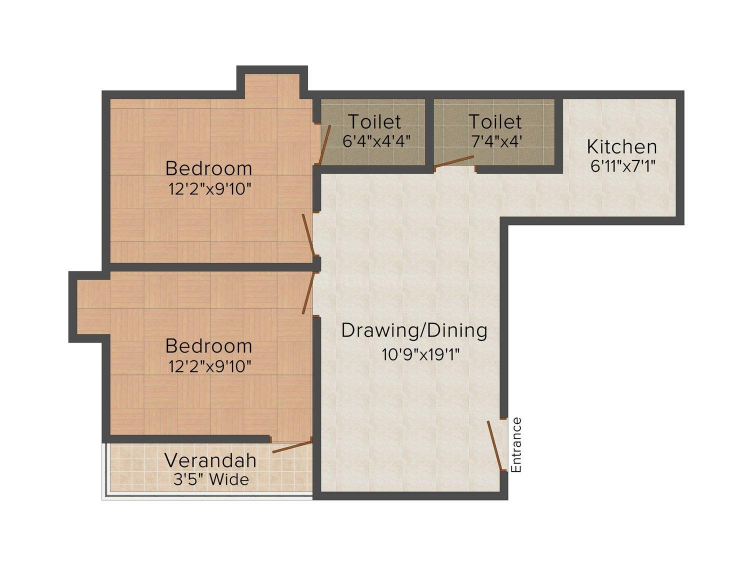
#> input picture Mo/0034158_0000000.jpeg, 1500 x 1125 px (shown at 1/2 size)
$ jupyter execute --allow-errors ocr.ipynb
#> lines starting #> are read from the running program, lines starting #| are printed output that depends on the picture; after the words box and inside, x2 and y2 are one past the last pixel; in counts of white or black regions, pixels touching at a corner belong together
[cell 1]
from PIL import Image, ImageEnhance, ImageFilter

def imshow(img):
    if isinstance(img, Image.Image):
        display(img)
    else:
        display(Image.fromarray(img))

[cell 2]
import pytesseract
from PIL import Image, ImageEnhance, ImageFilter
import matplotlib.pyplot as plt
import cv2
from scipy import ndimage
import numpy as np
from pytesseract import Output
import math
import re

# 0034158_0000000.jpeg
# 0014482_0000000.jpg
im = Image.open('0034158_0000000.jpeg')
#> im is the input picture: PIL image 1500x1125 RGB; mean R, G, B 226.8, 218, 209.5
rim = np.asarray(im)

# preprocessing
im = im.point(lambda x: 0 if x < 90 else 255)   # threshold (binarize)
im = np.asarray(im)

x = im[:, :, 0] | im[:, :, 1] | im[:, :, 2]
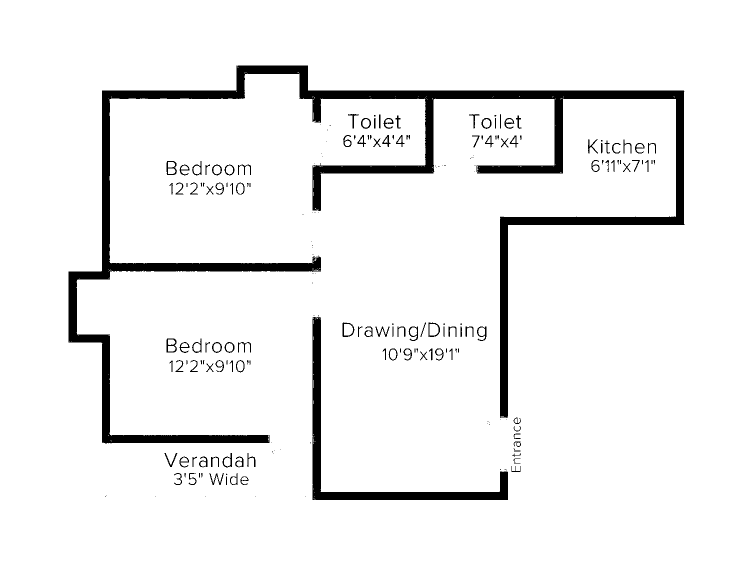
#> x: shape (1125, 1500) (shown at 1/2 size); 94% white; 212 black regions (96 under 20 px), largest, box (x1, y1, x2, y2) and area: (137, 131, 1369, 887) 75582, (625, 633, 1016, 1000) 12768, (333, 677, 354, 705) 240
im = Image.fromarray(x)


# display(im)

#> (the rest of this cell did not finish here and is left out)

[cell 3]
import cv2
import numpy as np

image = cv2.imread('0034158_0000000.jpeg')
cv2.imshow("",image)
# Grayscale
gray = cv2.cvtColor(image, cv2.COLOR_BGR2GRAY)
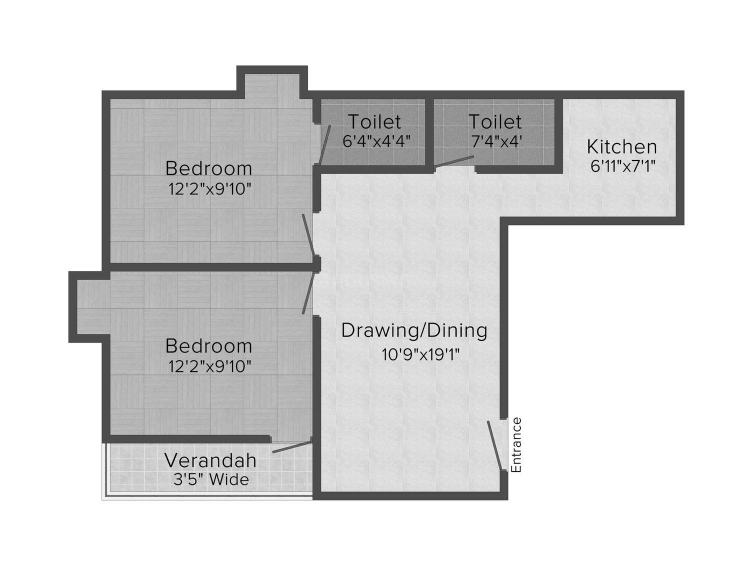
#> gray: shape (1125, 1500) (shown at 1/2 size); min 0, max 255, mean 219.7

# Find Canny edges
edged = cv2.Canny(gray, 30, 200)
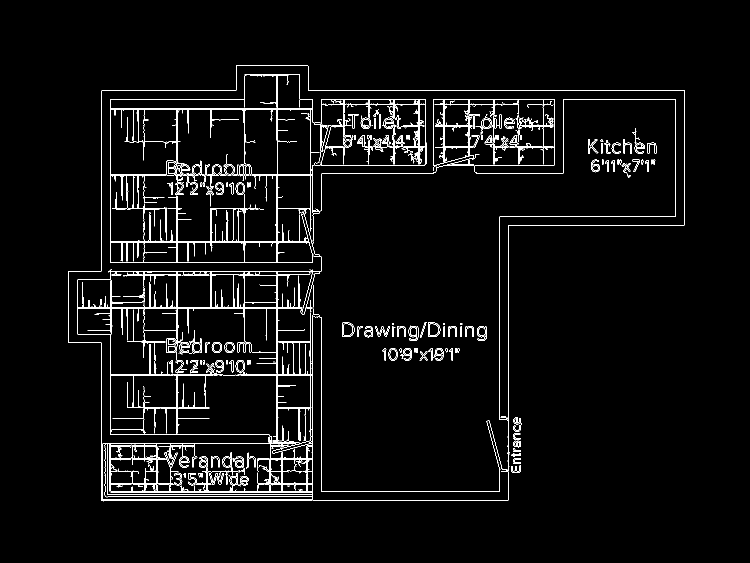
#> edged: shape (1125, 1500) (shown at 1/2 size); 3.2% white in thin lines or dots, all inside (x1, y1, x2, y2) = (136, 130, 1369, 1003)

# Finding Contours
# Use a copy of the image e.g. edged.copy()
# since findContours alters the image
contours, hierarchy = cv2.findContours(edged.copy(),
    cv2.RETR_TREE, cv2.CHAIN_APPROX_NONE)
#> contours = 668 contours, 296 with area under 20; largest, box (x1, y1, x2, y2) and area: (136, 130, 1369, 1003) 350750, (154, 542, 625, 983) 138240, (220, 148, 556, 483) 84944, (641, 198, 851, 331) 24971, (220, 484, 626, 526) 16424

cv2.imshow("1",edged)

print("Number of Contours found = " + str(len(contours)))
#| Number of Contours found = 668

# Draw all contours
# -1 signifies drawing all contours
img2=cv2.drawContours(image, contours, -1, (0,255,0), 2)
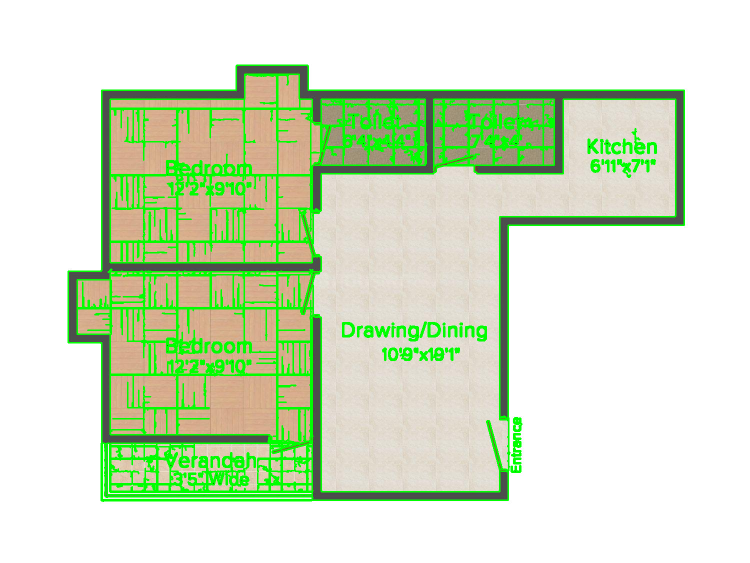
#> img2: shape (1125, 1500, 3) (shown at 1/2 size); mean B, G, R 197.5, 227, 211.3
print(len(contours))
#| 668
print(img2.shape)
#| (1125, 1500, 3)
cv2.imshow("2",image)
cv2.waitKey(0)
cv2.destroyAllWindows()

[cell 4]
import cv2

img = cv2.imread('0034158_0000000.jpeg')
hsv = cv2.cvtColor(img, cv2.COLOR_RGB2HSV)
#> hsv: shape (1125, 1500, 3); mean H, S, V 44.9, 23, 226.8
h,s,v = cv2.split(hsv)
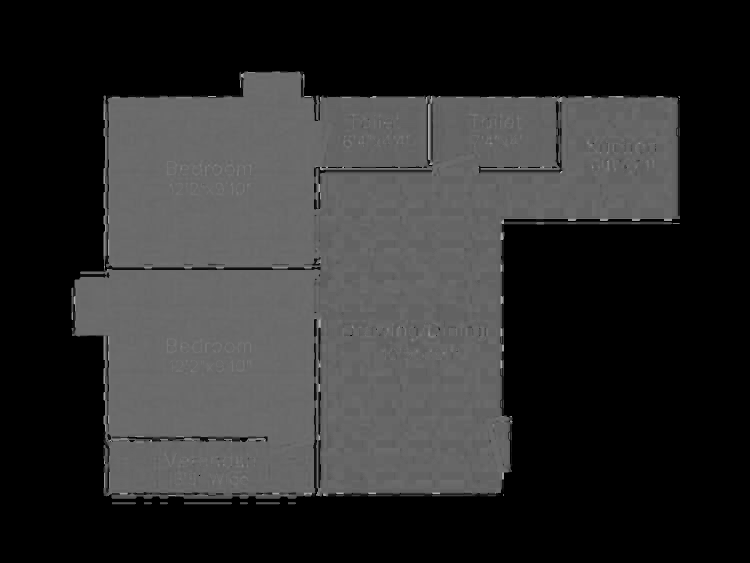
#> h: shape (1125, 1500) (shown at 1/2 size); min 0, max 176, mean 44.9
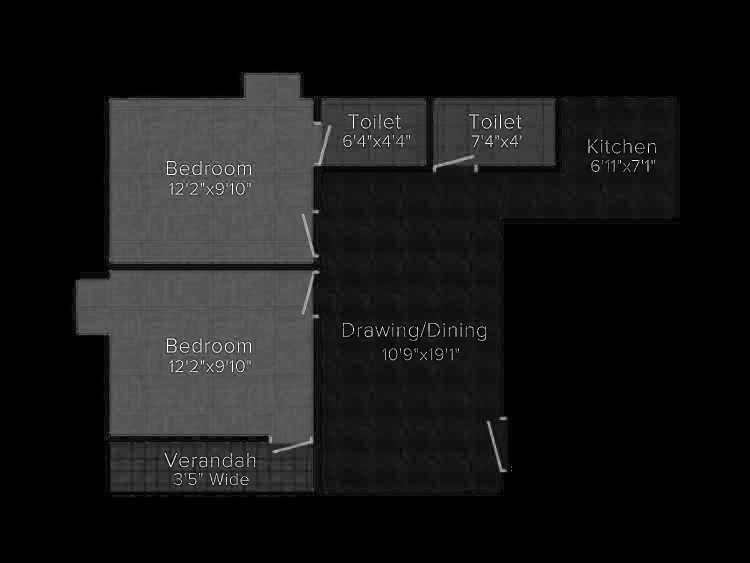
#> s: shape (1125, 1500) (shown at 1/2 size); min 0, max 255, mean 23
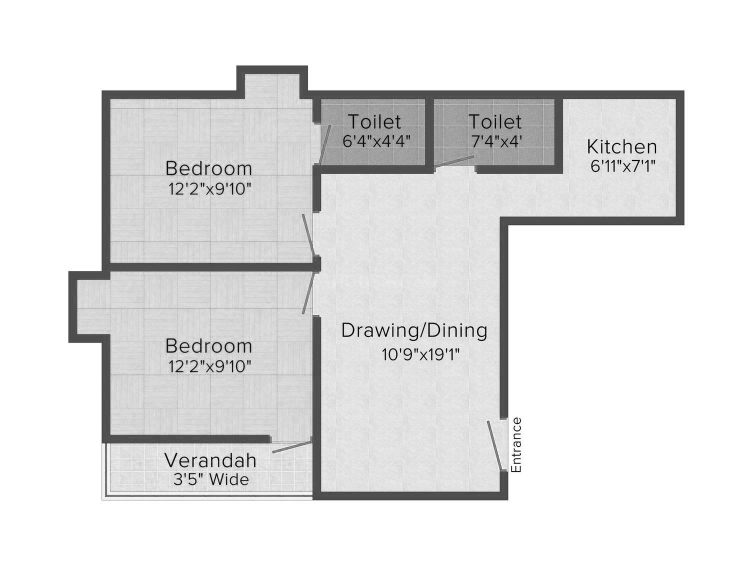
#> v: shape (1125, 1500) (shown at 1/2 size); min 0, max 255, mean 226.8

th, threshed = cv2.threshold(v, 0, 400, cv2.THRESH_BINARY_INV)
#> threshed: shape (1125, 1500); 0.01% white in thin lines or dots, all inside (x1, y1, x2, y2) = (385, 286, 1311, 944)
dst1 = cv2.bitwise_and(img, img, mask=threshed)
#> dst1: shape (1125, 1500, 3); every value is 0


display(Image.fromarray(h&v&s))
display(Image.fromarray(v))

[cell 5]
import cv2
import numpy as np

img = cv2.imread('0034158_0000000.jpeg')
hsv = cv2.cvtColor(img, cv2.COLOR_BGR2RGB)
r, g, b = cv2.split(hsv)
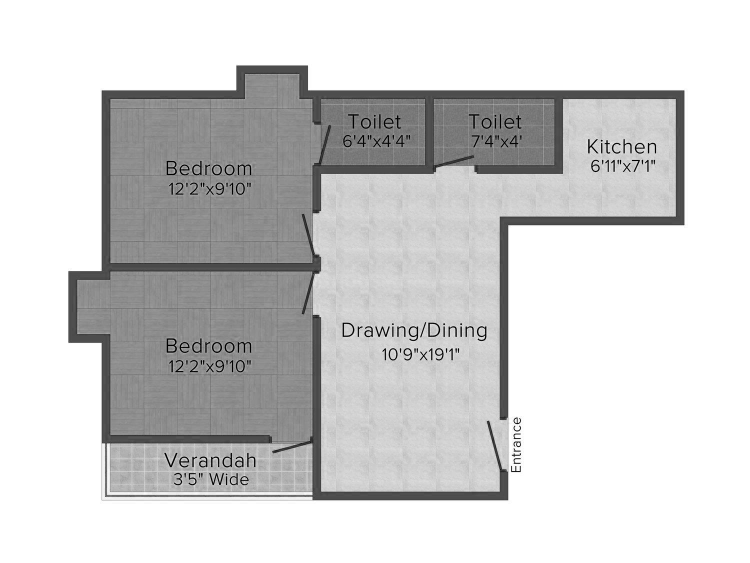
#> b: shape (1125, 1500) (shown at 1/2 size); min 0, max 255, mean 209.5
mask = g > 120
#> mask: shape (1125, 1500) bool; 93.4% white; 230 black regions (91 under 20 px), largest, box (x1, y1, x2, y2) and area: (137, 131, 1369, 914) 81282, (210, 630, 1016, 1000) 15739, (333, 322, 354, 351) 287
text_mask = g < 50
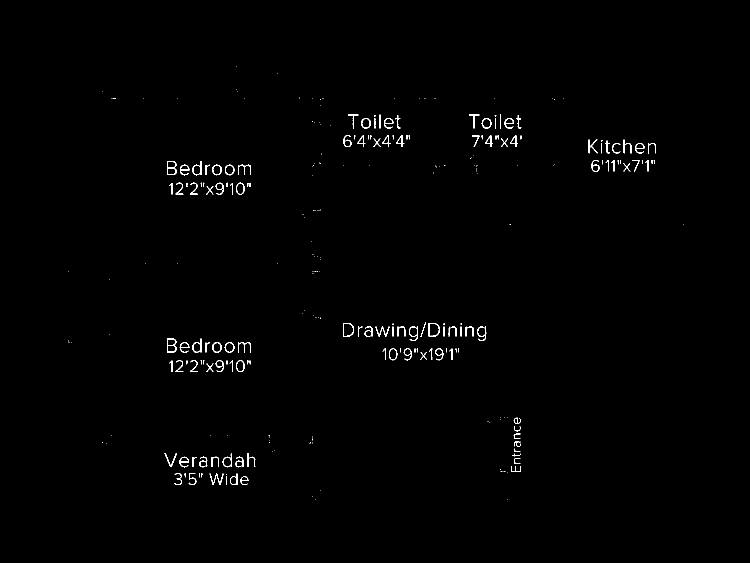
#> text_mask: shape (1125, 1500) bool (shown at 1/2 size); 0.63% white in thin lines or dots, all inside (x1, y1, x2, y2) = (137, 132, 1368, 1000)
imshow(mask)

[cell 6]
display(Image.fromarray(v>110))
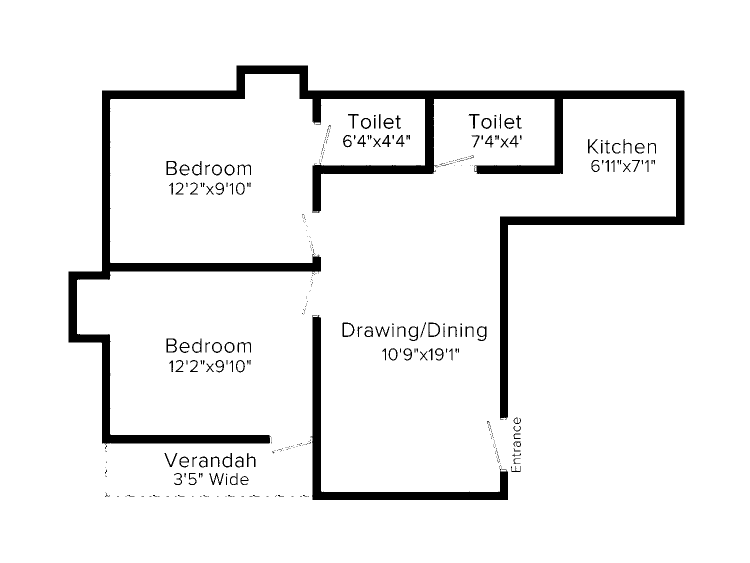
#> shown: PIL image 1500x1125 1 (shown at 1/2 size); 93.8% white; 387 black regions (261 under 20 px), largest, box (x1, y1, x2, y2) and area: (137, 131, 1369, 888) 78009, (621, 630, 1016, 1000) 12918, (333, 322, 354, 350) 255

$ run again, with Mo/0014482_0000000.jpg copied over Mo/0034158_0000000.jpeg
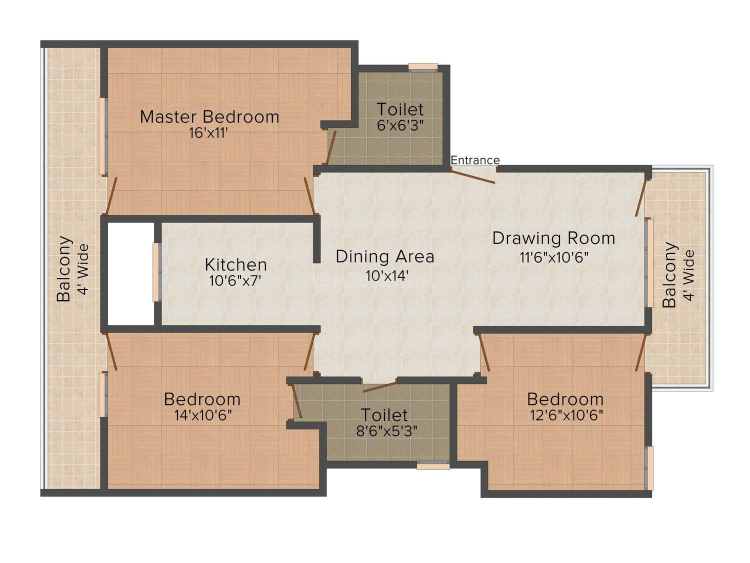
#> input picture Mo/0014482_0000000.jpg, 1500 x 1125 px (shown at 1/2 size)
#> im is the input picture: PIL image 1500x1125 RGB; mean R, G, B 220.5, 207.8, 195.5
#> x: shape (1125, 1500); 94.3% white; 362 black regions (210 under 20 px), largest, box (x1, y1, x2, y2) and area: (201, 427, 641, 669) 17593, (81, 834, 834, 993) 16179, (81, 81, 817, 260) 15117
#> `edged = cv2.Canny(gray, 30, 200)`:
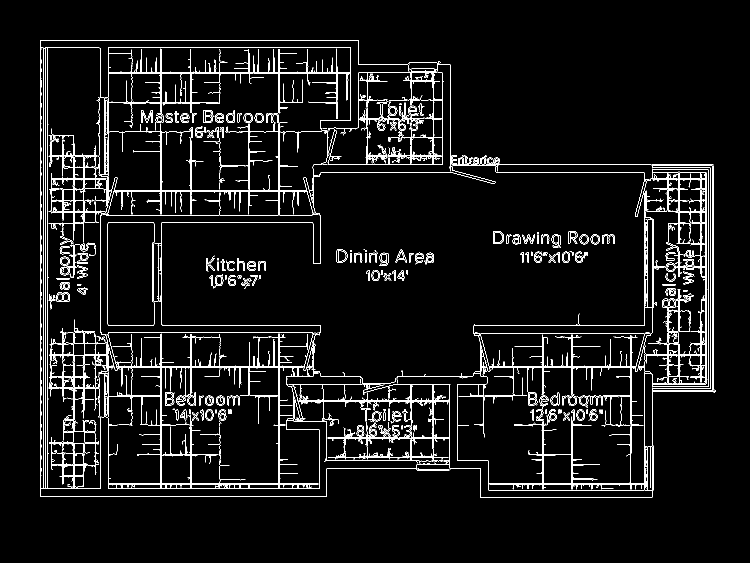
#> edged: shape (1125, 1500) (shown at 1/2 size); 5% white in thin lines or dots, all inside (x1, y1, x2, y2) = (80, 80, 1432, 996)
#> contours = 1156 contours, 600 with area under 20; largest, box (x1, y1, x2, y2) and area: (80, 80, 1432, 996) 614884, (215, 95, 702, 407) 106174, (94, 95, 216, 978) 86044, (80, 80, 991, 994) 79392, (321, 734, 557, 968) 54380
#| Number of Contours found = 1156
#| 1156
#| (1125, 1500, 3)
#> hsv: shape (1125, 1500, 3); mean H, S, V 60.9, 32.6, 220.6
#> threshed: shape (1125, 1500); 0% white in thin lines or dots, all inside (x1, y1, x2, y2) = (413, 312, 1139, 529)
#> dst1: shape (1125, 1500, 3); every value is 0
#> mask: shape (1125, 1500) bool; 93.2% white; 319 black regions (150 under 20 px), largest, box (x1, y1, x2, y2) and area: (81, 81, 1305, 996) 57559, (201, 354, 641, 741) 20863, (992, 330, 1420, 896) 9275
#> text_mask: shape (1125, 1500) bool; 0.7% white in thin lines or dots, all inside (x1, y1, x2, y2) = (81, 81, 1388, 995)
#> `display(Image.fromarray(v>110))`:
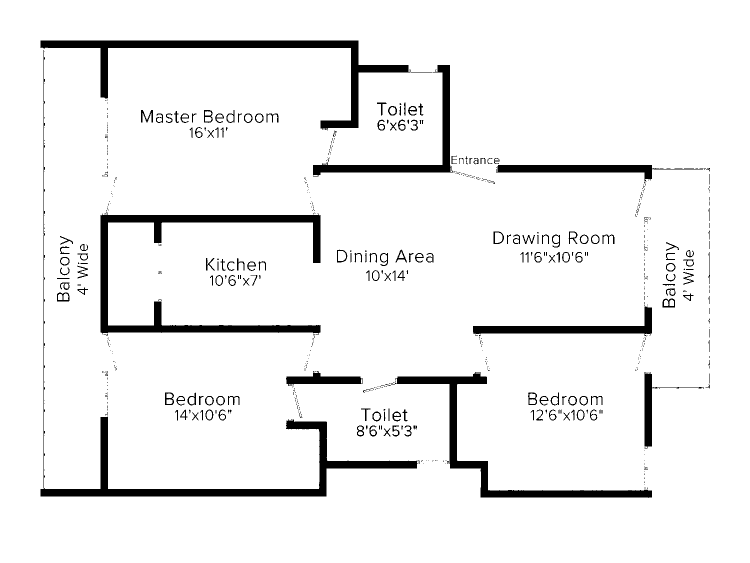
#> shown: PIL image 1500x1125 1 (shown at 1/2 size); 93.9% white; 708 black regions (538 under 20 px), largest, box (x1, y1, x2, y2) and area: (201, 424, 641, 669) 18517, (81, 834, 840, 993) 16508, (81, 81, 865, 261) 15924

$ run again, with Mo/fs.jpeg copied over Mo/0034158_0000000.jpeg
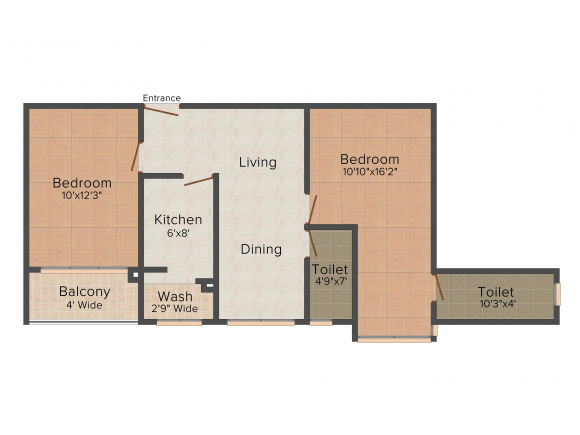
#> input picture Mo/fs.jpeg, 1160 x 870 px (shown at 1/2 size)
#> im is the input picture: PIL image 1160x870 RGB; mean R, G, B 230.4, 222.1, 214
#> x: shape (870, 1160); 95.4% white; 162 black regions (65 under 20 px), largest, box (x1, y1, x2, y2) and area: (47, 206, 365, 649) 14384, (361, 206, 1119, 567) 13847, (391, 346, 455, 649) 4492
#> edged: shape (870, 1160); 3.5% white in thin lines or dots, all inside (x1, y1, x2, y2) = (46, 189, 1123, 687)
#> contours = 666 contours, 319 with area under 20; largest, box (x1, y1, x2, y2) and area: (46, 204, 1123, 687) 400199, (231, 205, 620, 639) 133466, (58, 217, 277, 534) 60150, (619, 217, 874, 672) 56142, (46, 206, 368, 650) 21960
#| Number of Contours found = 666
#| 666
#| (870, 1160, 3)
#> hsv: shape (870, 1160, 3); mean H, S, V 39.2, 21.4, 230.4
#> threshed: shape (870, 1160); 0% white in thin lines or dots, all inside (x1, y1, x2, y2) = (308, 193, 359, 202)
#> dst1: shape (870, 1160, 3); every value is 0
#> mask: shape (870, 1160) bool; 94.7% white; 167 black regions (62 under 20 px), largest, box (x1, y1, x2, y2) and area: (47, 206, 716, 683) 27834, (358, 206, 1119, 601) 15045, (862, 579, 1119, 650) 3643
#> text_mask: shape (870, 1160) bool; 0.4% white in thin lines or dots, all inside (x1, y1, x2, y2) = (107, 190, 1106, 639)
#> `display(Image.fromarray(v>110))`:
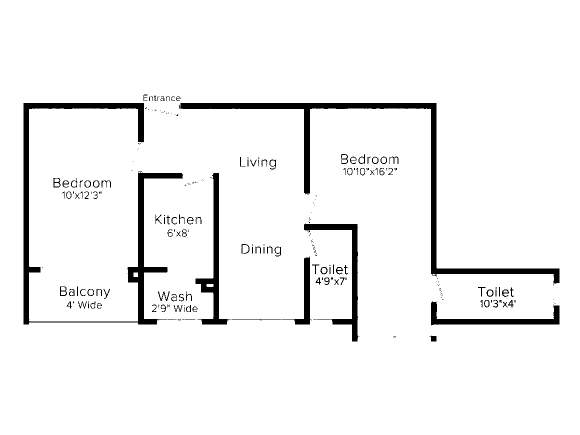
#> shown: PIL image 1160x870 1 (shown at 1/2 size); 95.1% white; 258 black regions (153 under 20 px), largest, box (x1, y1, x2, y2) and area: (47, 206, 366, 649) 14831, (358, 206, 1119, 567) 14583, (391, 346, 460, 649) 4542
